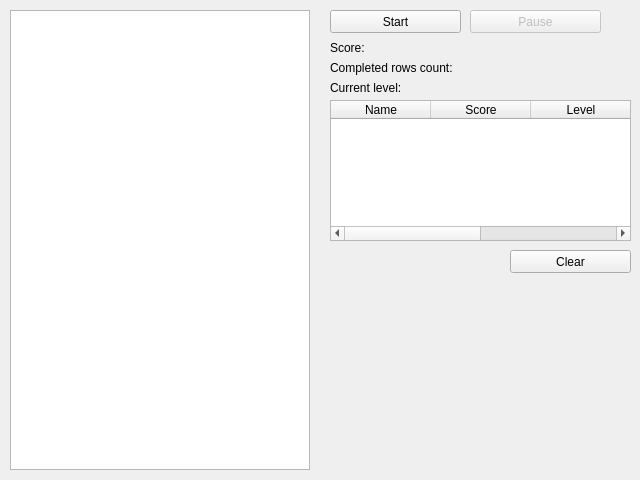
<?xml version="1.0" encoding="UTF-8"?>
<ui version="4.0">
 <class>MainWindow</class>
 <widget class="QMainWindow" name="MainWindow">
  <property name="geometry">
   <rect>
    <x>0</x>
    <y>0</y>
    <width>640</width>
    <height>480</height>
   </rect>
  </property>
  <property name="windowTitle">
   <string>Tetris</string>
  </property>
  <widget class="QWidget" name="centralWidget">
   <widget class="QGraphicsView" name="graphicsView">
    <property name="geometry">
     <rect>
      <x>10</x>
      <y>10</y>
      <width>300</width>
      <height>460</height>
     </rect>
    </property>
    <property name="verticalScrollBarPolicy">
     <enum>Qt::ScrollBarAlwaysOff</enum>
    </property>
    <property name="horizontalScrollBarPolicy">
     <enum>Qt::ScrollBarAlwaysOff</enum>
    </property>
   </widget>
   <widget class="QPushButton" name="pushButton">
    <property name="geometry">
     <rect>
      <x>330</x>
      <y>10</y>
      <width>131</width>
      <height>23</height>
     </rect>
    </property>
    <property name="text">
     <string>Start</string>
    </property>
   </widget>
   <widget class="QLabel" name="label">
    <property name="geometry">
     <rect>
      <x>330</x>
      <y>40</y>
      <width>181</width>
      <height>16</height>
     </rect>
    </property>
    <property name="text">
     <string>Score:</string>
    </property>
   </widget>
   <widget class="QLabel" name="label_2">
    <property name="geometry">
     <rect>
      <x>330</x>
      <y>60</y>
      <width>191</width>
      <height>16</height>
     </rect>
    </property>
    <property name="text">
     <string>Completed rows count:</string>
    </property>
   </widget>
   <widget class="QLabel" name="label_3">
    <property name="geometry">
     <rect>
      <x>330</x>
      <y>80</y>
      <width>191</width>
      <height>16</height>
     </rect>
    </property>
    <property name="text">
     <string>Current level:</string>
    </property>
   </widget>
   <widget class="QPushButton" name="pushButton_2">
    <property name="enabled">
     <bool>false</bool>
    </property>
    <property name="geometry">
     <rect>
      <x>470</x>
      <y>10</y>
      <width>131</width>
      <height>23</height>
     </rect>
    </property>
    <property name="text">
     <string>Pause</string>
    </property>
   </widget>
   <widget class="QTableWidget" name="tableWidget">
    <property name="geometry">
     <rect>
      <x>330</x>
      <y>100</y>
      <width>301</width>
      <height>141</height>
     </rect>
    </property>
    <property name="editTriggers">
     <set>QAbstractItemView::NoEditTriggers</set>
    </property>
    <property name="selectionMode">
     <enum>QAbstractItemView::NoSelection</enum>
    </property>
    <column>
     <property name="text">
      <string>Name</string>
     </property>
    </column>
    <column>
     <property name="text">
      <string>Score</string>
     </property>
    </column>
    <column>
     <property name="text">
      <string>Level</string>
     </property>
    </column>
    <column>
     <property name="text">
      <string>CRC</string>
     </property>
    </column>
   </widget>
   <widget class="QPushButton" name="pushButton_3">
    <property name="geometry">
     <rect>
      <x>510</x>
      <y>250</y>
      <width>121</width>
      <height>23</height>
     </rect>
    </property>
    <property name="text">
     <string>Clear</string>
    </property>
   </widget>
  </widget>
 </widget>
 <layoutdefault spacing="6" margin="11"/>
 <resources/>
 <connections/>
</ui>
